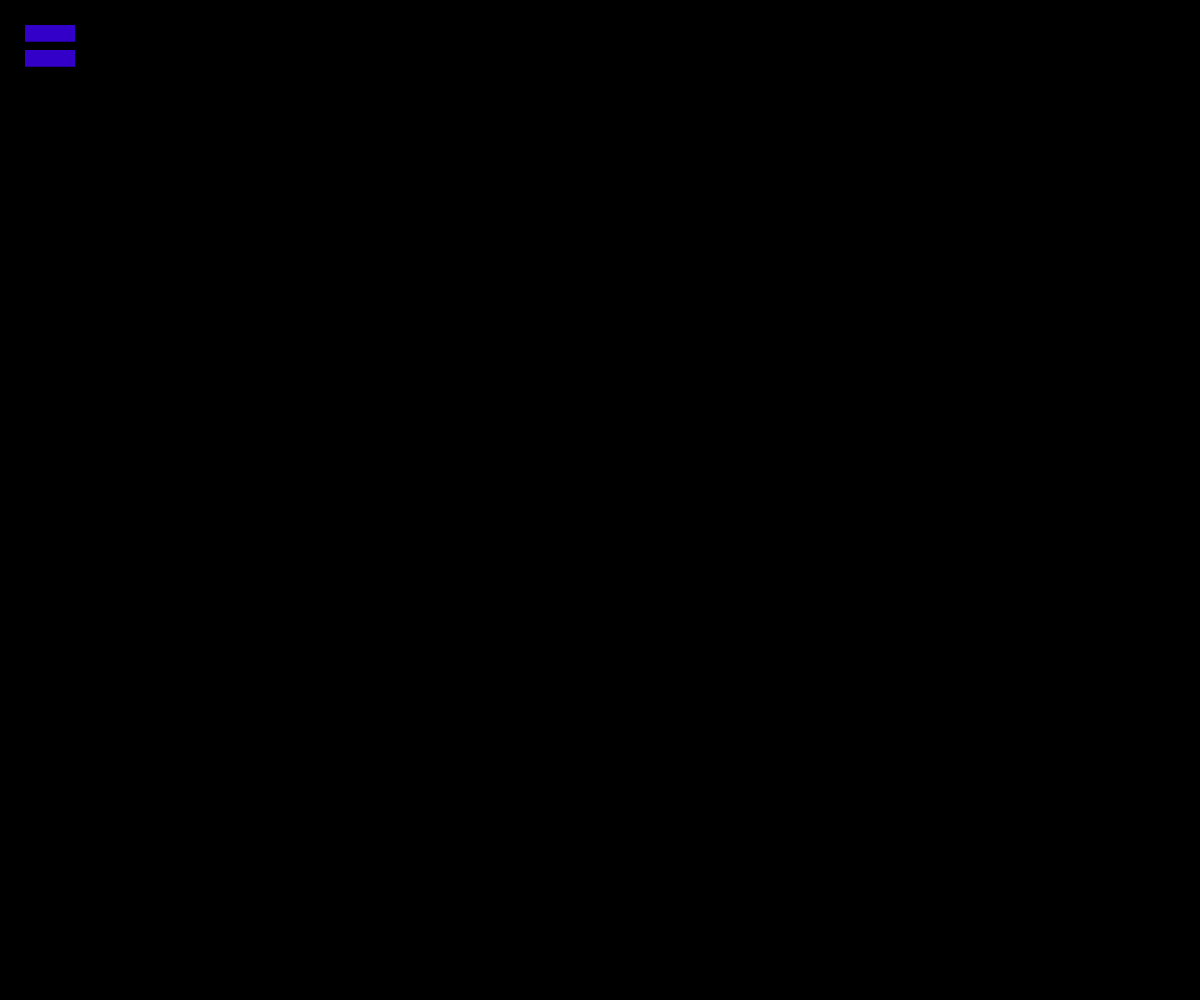
Frame 1 (no input)
Frame 60 (no input): identical to frame 1, image omitted
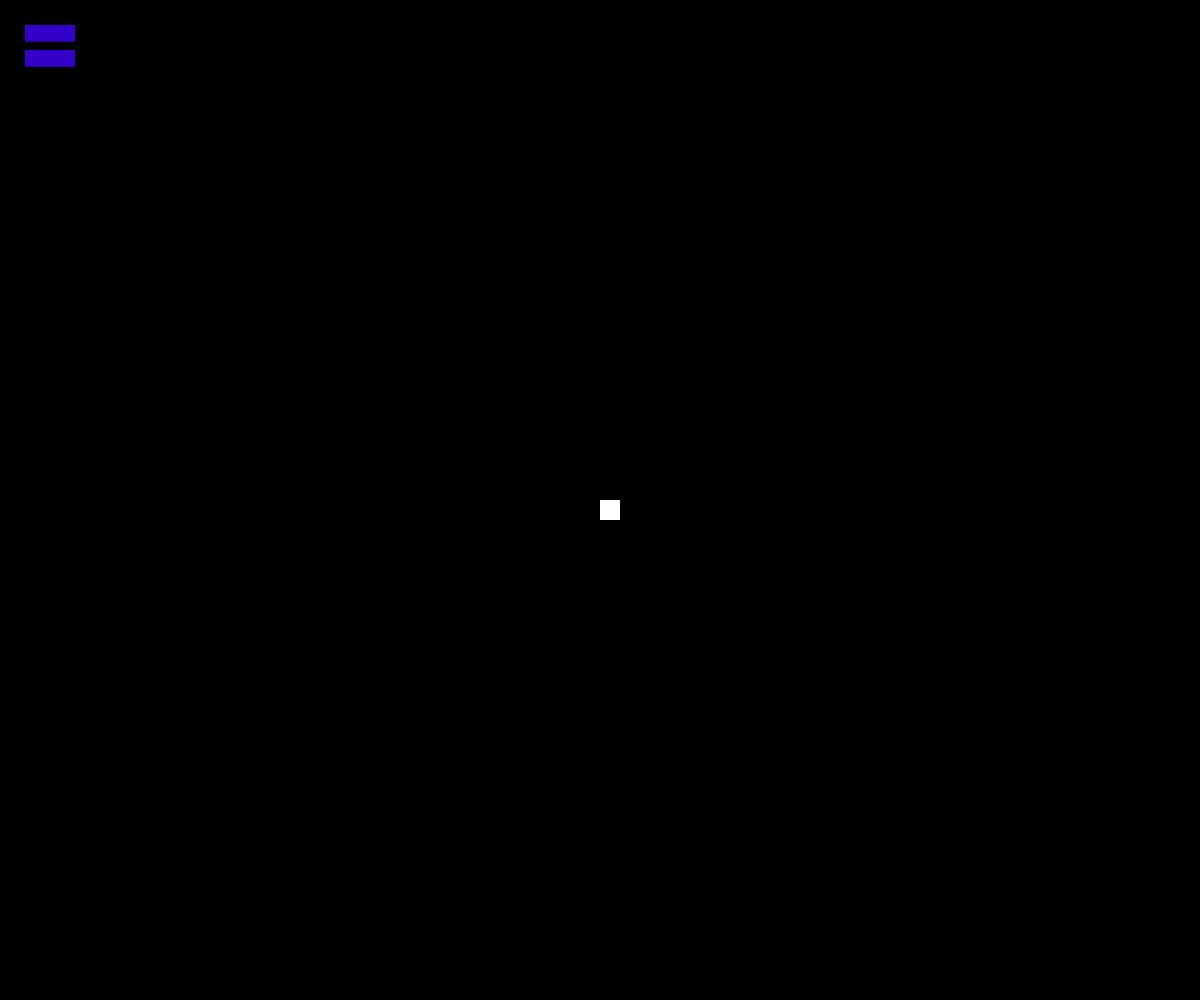
Frame 120 (the mouse pressed at the canvas centre since frame 60)

The p5.js sketch that drew these frames (run headless with seeded random() and noise() and a simulated clock; from frame 60 on, the mouse is pressed at the canvas centre):

// p5.js sketch
// ── sketch.js

// MOUSE    - DRAW CELLS
// SCROLL   - INCREASE / DECREASE SIMULATION
// SPACEBAR - PAUSE / UNPAUSE SIMULATION
// N        - STEP TO NEXT FRAME
// C        - COLOR CELLS BASED ON ALIVE NEIGHBORS
// G        - SHOW GRID

let size = 20;
let grid = [];
let cell;
let paused = true;
let freq = 5;
let show = true;
let sat = 0;
let strk = 2;
let showLines = false;

function setup() {
  createCanvas(floor(windowWidth / size) * size, floor(windowHeight / size) * size);
  noStroke();

  initGrid();
}

function draw() {
  background(0);
  drawGrid();

  if (showLines) {
    drawLines();
  }
  drawStatus();

  if (!paused && frameCount % freq == 0) {
    updateGrid();
  }
}

function initGrid() {
  paused = true;
  for (let x = 0; x < width / size; x++) {
    grid[x] = [];
    for (let y = 0; y < height / size; y++) {
      grid[x][y] = new Cell(x * size, y * size, false);
    }
  }

  for (let i = 0; i < width / size; i++) {
    for (let j = 0; j < height / size; j++) {
      grid[i][j].neighbors = initNeighbors(i, j);
    }
  }
}

function initNeighbors(x, y) {
  let neighbors = [];

  for (let nx = -1; nx <= 1; nx++) {
    for (let ny = -1; ny <= 1; ny++) {
      if (nx == 0 && ny == 0) {
        continue;
      }
      if (onGrid(x + nx, y + ny)) {
        neighbors.push(grid[x + nx][y + ny]);
      }
    }
  }

  return neighbors;
}

function onGrid(x, y) {
  return x >= 0 && y >= 0 && x < grid.length && y < grid[x].length;
}

function drawStatus() {
  push();
  fill(50, 0, 200)

  if (frameCount % 30 == 0) show = !show;

  if (show) {
    if (paused) {
      rect(25, 25, 50, 50 / 3);
      rect(25, 50, 50, 50 / 3);
    } else {
      triangle(25, 25, 25, 75, 75, 50);
    }
  }


  pop();
}

function drawGrid() {
  for (let i = 0; i < width / size; i++) {
    for (let j = 0; j < height / size; j++) {
      grid[i][j].show();
    }
  }
}

function drawLines() {
  push();
  strokeWeight(size / 10)
  stroke(50);
  for (let i = 0; i <= width; i += size) {
    line(0, i, width, i);
  }
  for (let i = 0; i <= width; i += size) {
    line(i, 0, i, height);
  }
  pop();
}

function updateGrid() {
  for (let i = 0; i < width / size; i++) {
    for (let j = 0; j < height / size; j++) {
      grid[i][j].update();
    }
  }

  for (let i = 0; i < width / size; i++) {
    for (let j = 0; j < height / size; j++) {
      grid[i][j].alive = grid[i][j].nextState;
    }
  }
}

function mouseDragged() {
  for (let i = 0; i < width / size; i++) {
    for (let j = 0; j < height / size; j++) {
      if (grid[i][j].collision() && !grid[i][j].visited) {
        grid[i][j].visited = true;
        grid[i][j].alive = !grid[i][j].alive;
      }
    }
  }
}

function mousePressed() {
  for (let i = 0; i < width / size; i++) {
    for (let j = 0; j < height / size; j++) {
      if (grid[i][j].collision() && !grid[i][j].visited) {
        grid[i][j].visited = true;
        grid[i][j].alive = !grid[i][j].alive;
      }
    }
  }
}

function mouseReleased() {
  for (let i = 0; i < width / size; i++) {
    for (let j = 0; j < height / size; j++) {
      grid[i][j].visited = false;
    }
  }
}

function keyPressed() {
  if (keyCode == 82) {
    paused = true;
    initGrid();
  }
  if (keyCode == 32) {
    paused = !paused;
    show = true;
  }
  if (keyCode == 78 && paused) {
    updateGrid();
  }
  if (keyCode == 67) {
    if (sat == 100) {
      sat = 0;
    } else {
      sat = 100;
    }
  }
  if (keyCode == 71) {
    showLines = !showLines;
  }
}

function mouseWheel(event) {
  if (event.delta > 0) {
    scale(++freq);
  } else {
    scale(--freq);
  }

  freq = constrain(freq, 1, 60);
}
// ── cell.js
class Cell {
  constructor(x, y, alive) {
    this.x = x;
    this.y = y;
    this.alive = alive;
    this.nextState = this.alive;
    this.neighbors = [];
    this.visited = false;
  }

  update() {
    this.nextState = this.alive;
    if (!this.alive) {
      if (this.aliveNeighbors() == 3) { // reproduction
        this.nextState = true;
      }
    } else {
      if (this.aliveNeighbors() > 3) { // overpopulation
        this.nextState = false;
      } else if (this.aliveNeighbors() < 2) { // underpopulation
        this.nextState = false;
      }
    }
    this.visited = false;
  }

  show() {
    if (this.alive) {
      push();
      colorMode(HSB);
      fill(0);
      fill(map(this.aliveNeighbors(), 0, 8, 255, 0), sat, 100);
      rect(this.x, this.y, size);
      pop();
    } else {
      fill(0);
      rect(this.x, this.y, size);
    }
  }

  collision() {
    if (mouseX >= this.x
      && mouseX < this.x + size
      && mouseY >= this.y
      && mouseY < this.y + size) {
      return true;
    }

    return false;
  }

  aliveNeighbors() {
    let result = 0;

    for (cell of this.neighbors) {
      if (cell.alive) {
        result++;
      }
    }

    return result;
  }
}

// ── style.css
html,
body {
  margin: 0;
  padding: 0;
}

canvas {
  display: block;
}

#homeBtn {
  position: absolute;
  top: 1em;
  left: 2em;
}

a {
  text-decoration: none;
  font-size: 15pt;
  font-family: 'Courier New', Courier, monospace;
  text-transform: lowercase;
  color: darkcyan;
}

a:hover {
  font-weight: bold;
  color: gold;
  text-transform: uppercase;
}
